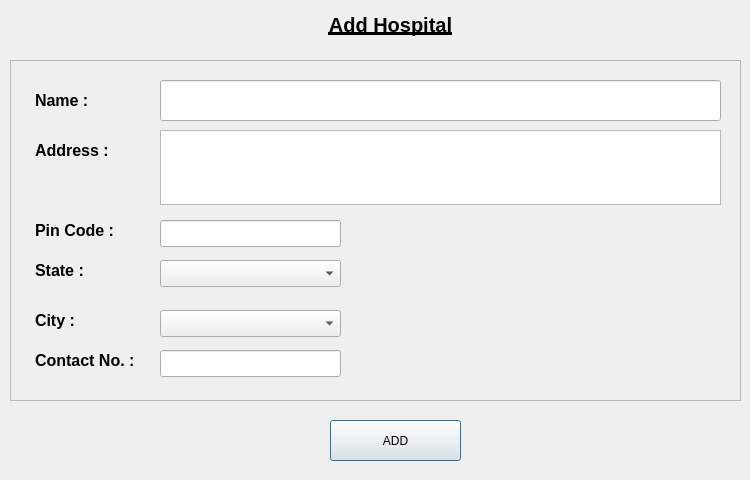
<?xml version="1.0" encoding="UTF-8"?>
<ui version="4.0">
 <class>addHospital</class>
 <widget class="QDialog" name="addHospital">
  <property name="geometry">
   <rect>
    <x>0</x>
    <y>0</y>
    <width>750</width>
    <height>480</height>
   </rect>
  </property>
  <property name="sizePolicy">
   <sizepolicy hsizetype="Fixed" vsizetype="Fixed">
    <horstretch>0</horstretch>
    <verstretch>0</verstretch>
   </sizepolicy>
  </property>
  <property name="maximumSize">
   <size>
    <width>750</width>
    <height>500</height>
   </size>
  </property>
  <property name="windowTitle">
   <string> </string>
  </property>
  <widget class="QLabel" name="title">
   <property name="geometry">
    <rect>
     <x>260</x>
     <y>0</y>
     <width>261</width>
     <height>51</height>
    </rect>
   </property>
   <property name="text">
    <string>&lt;html&gt;&lt;head/&gt;&lt;body&gt;&lt;p align=&quot;center&quot;&gt;&lt;span style=&quot; font-size:15pt; font-weight:600; text-decoration: underline;&quot;&gt;Add Hospital&lt;/span&gt;&lt;/p&gt;&lt;/body&gt;&lt;/html&gt;</string>
   </property>
  </widget>
  <widget class="QFrame" name="frame">
   <property name="geometry">
    <rect>
     <x>10</x>
     <y>60</y>
     <width>731</width>
     <height>341</height>
    </rect>
   </property>
   <property name="styleSheet">
    <string notr="true"/>
   </property>
   <property name="frameShape">
    <enum>QFrame::StyledPanel</enum>
   </property>
   <property name="frameShadow">
    <enum>QFrame::Raised</enum>
   </property>
   <widget class="QLabel" name="nameLabel">
    <property name="geometry">
     <rect>
      <x>25</x>
      <y>20</y>
      <width>71</width>
      <height>41</height>
     </rect>
    </property>
    <property name="text">
     <string>&lt;html&gt;&lt;head/&gt;&lt;body&gt;&lt;p&gt;&lt;span style=&quot; font-size:12pt; font-weight:600;&quot;&gt;Name :&lt;/span&gt;&lt;/p&gt;&lt;/body&gt;&lt;/html&gt;</string>
    </property>
   </widget>
   <widget class="QLineEdit" name="name">
    <property name="geometry">
     <rect>
      <x>150</x>
      <y>20</y>
      <width>561</width>
      <height>41</height>
     </rect>
    </property>
   </widget>
   <widget class="QLabel" name="addressLabel">
    <property name="geometry">
     <rect>
      <x>25</x>
      <y>70</y>
      <width>91</width>
      <height>41</height>
     </rect>
    </property>
    <property name="text">
     <string>&lt;html&gt;&lt;head/&gt;&lt;body&gt;&lt;p&gt;&lt;span style=&quot; font-size:12pt; font-weight:600;&quot;&gt;Address :&lt;/span&gt;&lt;/p&gt;&lt;/body&gt;&lt;/html&gt;</string>
    </property>
   </widget>
   <widget class="QLabel" name="contactLabel">
    <property name="geometry">
     <rect>
      <x>25</x>
      <y>280</y>
      <width>131</width>
      <height>41</height>
     </rect>
    </property>
    <property name="text">
     <string>&lt;html&gt;&lt;head/&gt;&lt;body&gt;&lt;p&gt;&lt;span style=&quot; font-size:12pt; font-weight:600;&quot;&gt;Contact No. :&lt;/span&gt;&lt;/p&gt;&lt;/body&gt;&lt;/html&gt;</string>
    </property>
   </widget>
   <widget class="QLabel" name="stateLabel">
    <property name="geometry">
     <rect>
      <x>25</x>
      <y>190</y>
      <width>61</width>
      <height>41</height>
     </rect>
    </property>
    <property name="text">
     <string>&lt;html&gt;&lt;head/&gt;&lt;body&gt;&lt;p&gt;&lt;span style=&quot; font-size:12pt; font-weight:600;&quot;&gt;State :&lt;/span&gt;&lt;/p&gt;&lt;/body&gt;&lt;/html&gt;</string>
    </property>
   </widget>
   <widget class="QLabel" name="pinCodeLabel">
    <property name="geometry">
     <rect>
      <x>25</x>
      <y>150</y>
      <width>91</width>
      <height>41</height>
     </rect>
    </property>
    <property name="text">
     <string>&lt;html&gt;&lt;head/&gt;&lt;body&gt;&lt;p&gt;&lt;span style=&quot; font-size:12pt; font-weight:600;&quot;&gt;Pin Code :&lt;/span&gt;&lt;/p&gt;&lt;/body&gt;&lt;/html&gt;</string>
    </property>
   </widget>
   <widget class="QLabel" name="cityLabel">
    <property name="geometry">
     <rect>
      <x>25</x>
      <y>240</y>
      <width>61</width>
      <height>41</height>
     </rect>
    </property>
    <property name="text">
     <string>&lt;html&gt;&lt;head/&gt;&lt;body&gt;&lt;p&gt;&lt;span style=&quot; font-size:12pt; font-weight:600;&quot;&gt;City :&lt;/span&gt;&lt;/p&gt;&lt;/body&gt;&lt;/html&gt;</string>
    </property>
   </widget>
   <widget class="QTextEdit" name="address">
    <property name="geometry">
     <rect>
      <x>150</x>
      <y>70</y>
      <width>561</width>
      <height>75</height>
     </rect>
    </property>
   </widget>
   <widget class="QLineEdit" name="pinCode">
    <property name="geometry">
     <rect>
      <x>150</x>
      <y>160</y>
      <width>181</width>
      <height>27</height>
     </rect>
    </property>
   </widget>
   <widget class="QLineEdit" name="contact">
    <property name="geometry">
     <rect>
      <x>150</x>
      <y>290</y>
      <width>181</width>
      <height>27</height>
     </rect>
    </property>
    <property name="inputMethodHints">
     <set>Qt::ImhNone</set>
    </property>
   </widget>
   <widget class="QComboBox" name="state">
    <property name="geometry">
     <rect>
      <x>150</x>
      <y>200</y>
      <width>181</width>
      <height>27</height>
     </rect>
    </property>
   </widget>
   <widget class="QComboBox" name="city">
    <property name="geometry">
     <rect>
      <x>150</x>
      <y>250</y>
      <width>181</width>
      <height>27</height>
     </rect>
    </property>
   </widget>
  </widget>
  <widget class="QPushButton" name="addButton">
   <property name="geometry">
    <rect>
     <x>330</x>
     <y>420</y>
     <width>131</width>
     <height>41</height>
    </rect>
   </property>
   <property name="text">
    <string>ADD</string>
   </property>
  </widget>
 </widget>
 <resources/>
 <connections/>
</ui>
